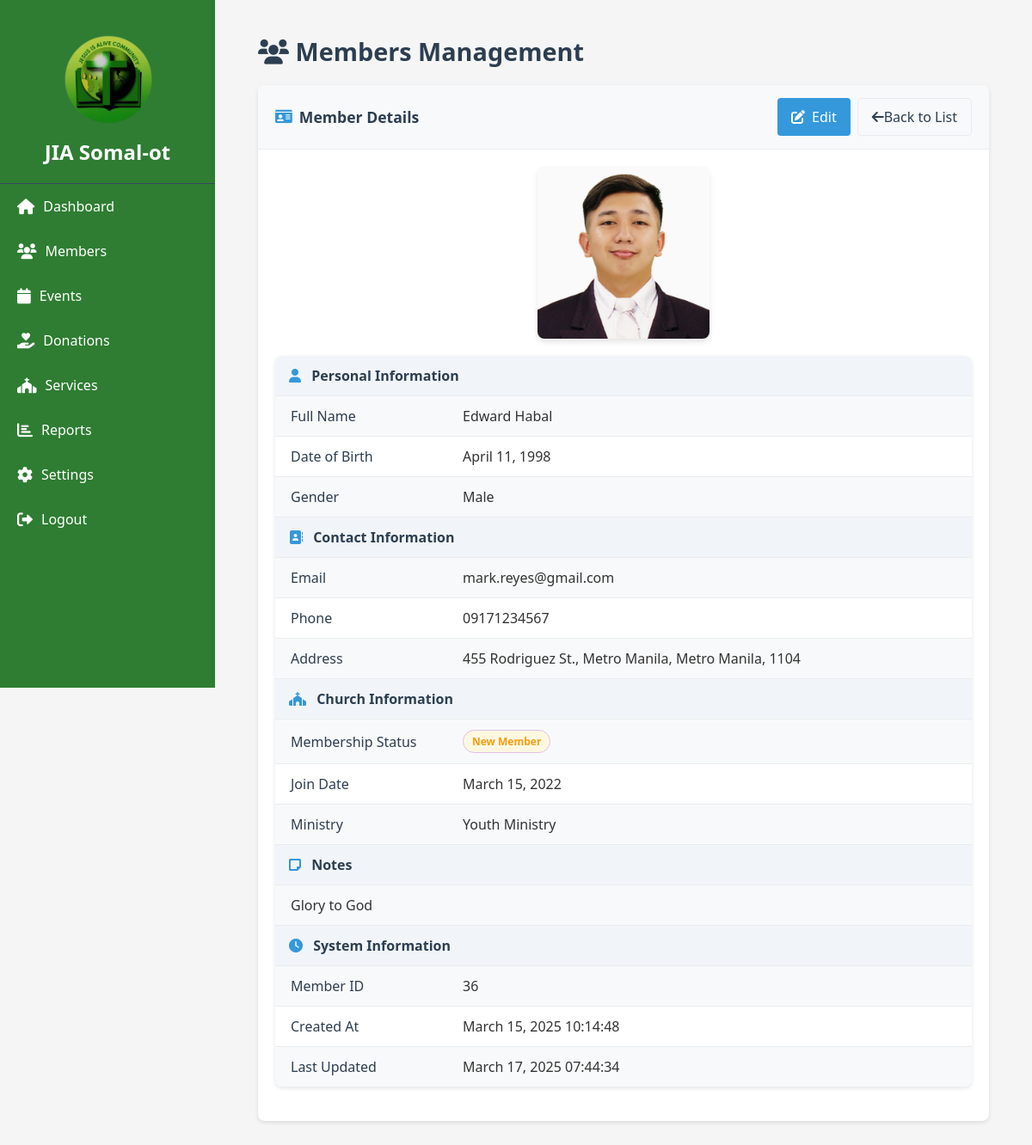
/members.php?view=view&id=36 (signed in), run on the app's committed database.
### tables this page shows
CREATE TABLE `members` (
  `id` int(11) NOT NULL,
  `name` varchar(100) NOT NULL,
  `email` varchar(100) DEFAULT NULL,
  `phone` varchar(20) DEFAULT NULL,
  `address` text DEFAULT NULL,
  `date_of_birth` date DEFAULT NULL,
  `date_added` timestamp NOT NULL DEFAULT current_timestamp(),
  `last_updated` timestamp NOT NULL DEFAULT current_timestamp() ON UPDATE current_timestamp(),
  `last_name` varchar(100) DEFAULT NULL,
  `first_name` varchar(100) DEFAULT NULL,
  `city` varchar(255) DEFAULT NULL,
  `state` varchar(255) DEFAULT NULL,
  `zip` varchar(20) DEFAULT NULL,
  `gender` varchar(20) DEFAULT NULL,
  `join_date` date DEFAULT NULL,
  `ministry` varchar(255) DEFAULT NULL,
  `notes` text DEFAULT NULL,
  `profile_photo` varchar(255) DEFAULT 'default.jpg',
  `membership_status` enum('Active','Inactive','Visitor','New Member') DEFAULT 'Active',
  `updated_at` timestamp NOT NULL DEFAULT current_timestamp() ON UPDATE current_timestamp(),
  `created_at` timestamp NOT NULL DEFAULT current_timestamp(),
  `status` varchar(50) DEFAULT NULL,
  `date_joined` date DEFAULT NULL
);

### members.php (the view, shortened to what this page needs)
<?php
require_once 'config/db.php';
$query = "SELECT * FROM members ORDER BY last_name, first_name";
$members = mysqli_query($conn, $query);
$current_view = isset($_GET['view']) ? $_GET['view'] : 'list';
$member_id = isset($_GET['id']) ? intval($_GET['id']) : 0;
$member_data = null;
if (($current_view == 'view' || $current_view == 'edit') && $member_id > 0) {
   $query = "SELECT * FROM members WHERE id = $member_id";
   $result = mysqli_query($conn, $query);
   if ($result && mysqli_num_rows($result) > 0) {
       $member_data = mysqli_fetch_assoc($result);
   } else {
       $_SESSION['error_message'] = "Member not found";
       header("Location: members.php");
       exit();
   }
}
?>
<!DOCTYPE html>
<html lang="en">
<head>
   <link rel="stylesheet" href="css/style.css">
   <link rel="stylesheet" href="css/enhanced-style.css">
   <link rel="stylesheet" href="https://cdnjs.cloudflare.com/ajax/libs/font-awesome/6.0.0-beta3/css/all.min.css">
</head>
<body>
   <div class="container">
       <div class="sidebar">
           <div class="logo">
               <img src="img/jia.png" alt="JIA Somal-ot Logo" style="max-width: 50%;">
               <h2>JIA Somal-ot</h2>
           </div>
           <ul class="nav-links">
               <li><a href="dashboard.php"><i class="fas fa-home"></i> Dashboard</a></li>
               <li><a href="members.php"><i class="fas fa-users"></i> Members</a></li>
               <li><a href="events.php"><i class="fas fa-calendar"></i> Events</a></li>
               <li><a href="donations.php"><i class="fas fa-hand-holding-heart"></i> Donations</a></li>
               <li><a href="services_management.php"><i class="fas fa-church"></i> Services</a></li>
               <li><a href="reports.php"><i class="fas fa-chart-bar"></i> Reports</a></li>
               <li><a href="settings.php"><i class="fas fa-cog"></i> Settings</a></li>
               <li><a href="logout.php"><i class="fas fa-sign-out-alt"></i> Logout</a></li>
           </ul>
       </div>
       <div class="main-content">
           <div class="content">
               <div class="page-header">
                   <h1><i class="fas fa-users"></i> Members Management</h1>
               </div>
               <div class="content-container">
                   <?php if($current_view == 'list'): ?>
                       <div class="report-table-container">
                           <div class="table-header">
                                <h3><i class="fas fa-list"></i> All Members</h3>
                                <div class="header-actions">
                                    <div class="search-container">
                                        <input type="text" id="memberSearch" placeholder="Search members...">
                                        <button type="submit"><i class="fas fa-search"></i></button>
                                    </div>
                                </div>
                            </div>
                           <div class="report-table-content">
                               <table class="report-table">
                                   <thead>
                                       <tr>
                                           <th>ID</th>
                                           <th>Name</th>
                                           <th>Email</th>
                                           <th>Phone</th>
                                           <th>Status</th>
                                           <th>Join Date</th>
                                           <th>Actions</th>
                                       </tr>
                                   </thead>
                                   <tbody>
                                       <?php while($member = mysqli_fetch_assoc($members)): ?>
                                           <tr>
                                               <td><?php echo $member['id']; ?></td>
                                               <td><?php echo $member['first_name'] . ' ' . $member['last_name']; ?></td>
                                               <td><?php echo $member['email']; ?></td>
                                               <td><?php echo $member['phone']; ?></td>
                                               <td><span class="status-badge <?php echo strtolower(str_replace(' ', '-', $member['membership_status'])); ?>"><?php echo $member['membership_status']; ?></span></td>
                                               <td><?php echo $member['join_date'] ? date('M d, Y', strtotime($member['join_date'])) : 'N/A'; ?></td>
                                               <td class="actions">
                                                   <a href="members.php?view=view&id=<?php echo $member['id']; ?>" class="view-btn" data-id="<?php echo $member['id']; ?>"><i class="fas fa-eye"></i></a>
                                                   <a href="members.php?view=edit&id=<?php echo $member['id']; ?>" class="edit-btn" data-id="<?php echo $member['id']; ?>"><i class="fas fa-edit"></i></a>
                                                   <a href="members.php?delete=<?php echo $member['id']; ?>" class="delete-btn" onclick="return confirm('Are you sure you want to delete this member?');"><i class="fas fa-trash"></i></a>
                                               </td>
                                           </tr>
                                       <?php endwhile; ?>
                                   </tbody>
                               </table>
                           </div>
                       </div>
                   <?php elseif($current_view == 'view' && $member_data): ?>
                       <div class="report-table-container">
                           <div class="table-header">
                               <h3><i class="fas fa-id-card"></i> Member Details</h3>
                               <div class="actions">
                                   <a href="members.php?view=edit&id=<?php echo $member_data['id']; ?>" class="btn btn-primary"><i class="fas fa-edit"></i> Edit</a>
                                   <a href="members.php" class="back-button"><i class="fas fa-arrow-left"></i> Back to List</a>
                               </div>
                           </div>
                           <div class="report-table-content">
                               <?php if($member_data['profile_photo'] && $member_data['profile_photo'] != 'default.jpg'): ?>
                                   <div class="member-photo">
                                       <img src="uploads/profile_photos/<?php echo $member_data['profile_photo']; ?>" alt="<?php echo $member_data['first_name'] . ' ' . $member_data['last_name']; ?>">
                                   </div>
                               <?php else: ?>
                                   <div class="member-photo">
                                       <img src="img/default-user.png" alt="Default Profile">
                                   </div>
                               <?php endif; ?>
                               <table class="report-table">
                                   <tbody>
                                       <tr>
                                           <th colspan="2" class="section-header">
                                               <i class="fas fa-user"></i> Personal Information
                                           </th>
                                       </tr>
                                       <tr>
                                           <td class="detail-label">Full Name</td>
                                           <td><?php echo $member_data['first_name'] . ' ' . $member_data['last_name']; ?></td>
                                       </tr>
                                       <tr>
                                           <td class="detail-label">Date of Birth</td>
                                           <td><?php echo $member_data['date_of_birth'] ? date('F d, Y', strtotime($member_data['date_of_birth'])) : 'N/A'; ?></td>
                                       </tr>
                                       <tr>
                                           <td class="detail-label">Gender</td>
                                           <td><?php echo $member_data['gender'] ? $member_data['gender'] : 'N/A'; ?></td>
                                       </tr>
                                       <tr>
                                           <th colspan="2" class="section-header">
                                               <i class="fas fa-address-book"></i> Contact Information
                                           </th>
                                       </tr>
                                       <tr>
                                           <td class="detail-label">Email</td>
                                           <td><?php echo $member_data['email'] ? $member_data['email'] : 'N/A'; ?></td>
                                       </tr>
                                       <tr>
                                           <td class="detail-label">Phone</td>
                                           <td><?php echo $member_data['phone'] ? $member_data['phone'] : 'N/A'; ?></td>
                                       </tr>
                                       <tr>
                                           <td class="detail-label">Address</td>
                                           <td>
                                               <?php
                                               $address_parts = array();
                                               if ($member_data['address']) $address_parts[] = $member_data['address'];
                                               if ($member_data['city']) $address_parts[] = $member_data['city'];
                                               if ($member_data['state']) $address_parts[] = $member_data['state'];
                                               if ($member_data['zip']) $address_parts[] = $member_data['zip'];
                                               echo count($address_parts) > 0 ? implode(', ', $address_parts) : 'N/A';
                                               ?>
                                           </td>
                                       </tr>
                                       <tr>
                                           <th colspan="2" class="section-header">
                                               <i class="fas fa-church"></i> Church Information
                                           </th>
                                       </tr>
                                       <tr>
                                           <td class="detail-label">Membership Status</td>
                                           <td><span class="status-badge <?php echo strtolower(str_replace(' ', '-', $member_data['membership_status'])); ?>"><?php echo $member_data['membership_status']; ?></span></td>
                                       </tr>
                                       <tr>
                                           <td class="detail-label">Join Date</td>
                                           <td><?php echo $member_data['join_date'] ? date('F d, Y', strtotime($member_data['join_date'])) : 'N/A'; ?></td>
                                       </tr>
                                       <tr>
                                           <td class="detail-label">Ministry</td>
                                           <td><?php echo $member_data['ministry'] ? $member_data['ministry'] : 'N/A'; ?></td>
                                       </tr>
                                       <?php if ($member_data['notes']): ?>
                                       <tr>
                                           <th colspan="2" class="section-header">
                                               <i class="fas fa-sticky-note"></i> Notes
                                           </th>
                                       </tr>
                                       <tr>
                                           <td colspan="2"><?php echo nl2br($member_data['notes']); ?></td>
                                       </tr>
                                       <?php endif; ?>
                                       <tr>
                                           <th colspan="2" class="section-header">
                                               <i class="fas fa-clock"></i> System Information
                                           </th>
                                       </tr>
                                       <tr>
                                           <td class="detail-label">Member ID</td>
                                           <td><?php echo $member_data['id']; ?></td>
                                       </tr>
                                       <tr>
                                           <td class="detail-label">Created At</td>
                                           <td><?php echo date('F d, Y H:i:s', strtotime($member_data['created_at'])); ?></td>
                                       </tr>
                                       <tr>
                                           <td class="detail-label">Last Updated</td>
                                           <td><?php echo date('F d, Y H:i:s', strtotime($member_data['updated_at'])); ?></td>
                                       </tr>
                                   </tbody>
                               </table>
                           </div>
                       </div>
                   <?php endif; ?>
               </div>
           </div>
       </div>
   </div>
</body>
</html>

### data on the page
members: profile_photo (picture), first_name "Edward", last_name "Habal", date_of_birth "April 11, 1998", gender "Male", email "mark.reyes@gmail.com", phone "09171234567", membership_status "New Member", join_date "March 15, 2022", ministry "Youth Ministry", notes "Glory to God", id "36", created_at "March 15, 2025 10:14:48", updated_at "March 17, 2025 07:44:34"

### other printed values
implode(', ', $address_parts) "455 Rodriguez St., Metro Manila, Metro Manila, 1104"
